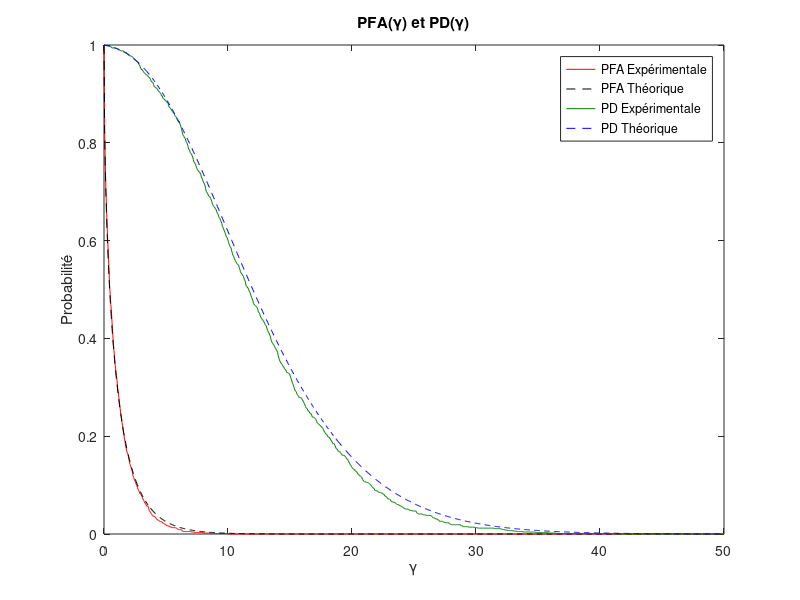
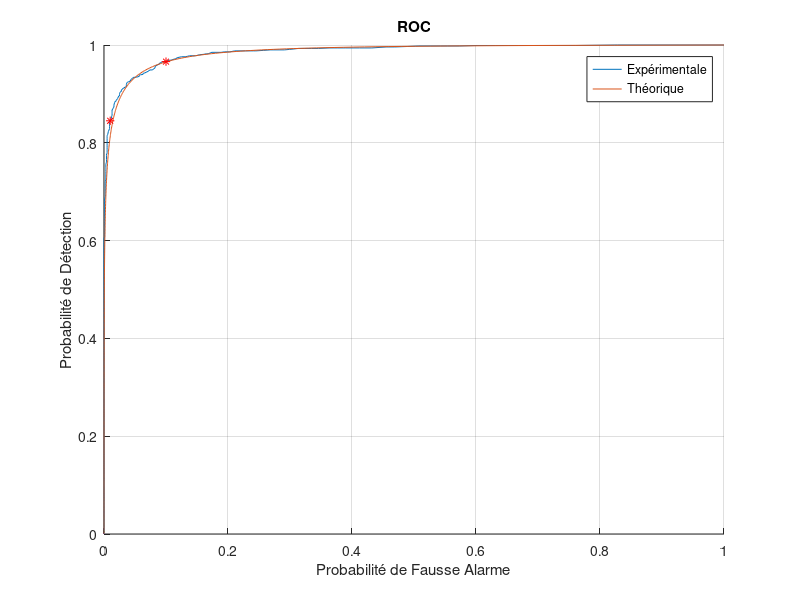

The MATLAB source for these figures, in order: (Note: this script raises an error after producing the figures.)
clear all
close all
clc
% Expressions are
% A_hat = mean(x)
% sigma0^2_hat = mean(x^2)
% sigma1^2_hat = mean((x-A_hat)^2)
% lambda = N*A^2/sigma^2
% E(x) = nu + lambda
% var(x) = 2nu + 4lambda

% Generation 
s = 2; %variance
nbp = 150; %N
A = 0.4; %magnitude A
lambda = nbp*A^2/s;
nu = 1;
Kmax = 1000;
PFA = zeros(1,Kmax); %probability of False alarm
PD = zeros(1,Kmax); %probability of detection
miteration = 1000; %iterations
PFA1 = 0.1; PFA2 = 0.01;

for m=1:miteration
    x0 = randn(1,nbp)*sqrt(s); %generation of hypothesis H0
    sigma0_squared_hat = mean(x0.^2);
    sigma1_squared_hat = mean((x0-mean(x0)).^2);
    T0 = nbp*log(sigma0_squared_hat/sigma1_squared_hat); %computation of the statistics under H0
    x1 = A + randn(1,nbp)*sqrt(s); %generation of hypothesis H1
    sigma0_squared_hat = mean(x1.^2);
    sigma1_squared_hat = mean((x1-mean(x1)).^2);
    T1 = nbp*log(sigma0_squared_hat/sigma1_squared_hat); %computation of the statistics under H1
    T00(m) = T0;
    T11(m) = T1;
    l = 0; %threshold
    step = 0.05; %to optimize if necessary
    for k=1:Kmax
        seuil(k) = l;
        if T0>l PFA(k) = PFA(k)+1;end
        if T1>l PD(k) = PD(k)+1;end
        l = l+step;
    end
end
PFA = PFA/miteration;
PFA_theorique = 1-chi2cdf(seuil,nu);
PD_theorique = 1-ncx2cdf(seuil,nu,lambda);
PD = PD/miteration;
figure
plot(seuil, PFA, 'Color', 'r')
hold on
plot(seuil, PFA_theorique, '--', 'Color', 'k')
plot(seuil, PD, 'Color', [0 0.5 0])
plot(seuil, PD_theorique, '--', 'Color', 'b')
legend('PFA Expérimentale', 'PFA Théorique', 'PD Expérimentale', 'PD Théorique')
xlabel('\gamma')
ylabel('Probabilité')
title('PFA(\gamma) et PD(\gamma)')

figure
axis([0,1.,0,1.])
hold on
plot(PFA,PD)
plot(PFA_theorique, PD_theorique)
grid on
xlabel('Probabilité de Fausse Alarme');
ylabel('Probabilité de Détection');
plot(PFA1,PD(find(PFA==PFA1+min(abs(PFA-PFA1)) | PFA==PFA1-min(abs(PFA-PFA1)),1)),'r*');
plot(PFA2,PD(find(PFA==PFA2+min(abs(PFA-PFA2)) | PFA==PFA2-min(abs(PFA-PFA2)),1)),'r*');
title('ROC')
legend('Expérimentale', 'Théorique')

figure
histogram(T00,50,"Normalization","pdf")
mean_h0 = mean(T00);
var_h0 = var(T00);
hold on
xspan = 0.05:1e-3:max(T00);
plot(xspan,chi2pdf(xspan,nu))
legend("Histogramme", "Courbe théorique")
title("Statistique T(x) sous H_0")

figure
histogram(T11,50,"Normalization","pdf")
mean_h1 = mean(T11);
var_h1 = var(T11);
hold on
xspan = 0.08:1e-3:max(T11);
plot(xspan,ncx2pdf(xspan,nu,lambda))
legend("Histogramme", "Courbe théorique")
title("Statistique T(x) sous H_1")

% Signal processing
sigma_1_rep = []; sigma_0_rep = []; A_rep = [];
load('Ainconnu.mat','x1');
gamma = chi2inv(1-PFA2,mean_h0);
for n=1:length(x1)-nbp
    A_hat = mean(x1(n:n+nbp));
    sigma0_squared_hat = mean(x1(n:n+nbp).^2);
    sigma1_squared_hat = mean((x1(n:n+nbp)-A_hat).^2);
    T(n) = nbp*log(sigma0_squared_hat/sigma1_squared_hat);
    if(T(n)>gamma)
        H(n) = 1;
        sigma_0_rep = [sigma_0_rep sigma0_squared_hat];
        sigma_1_rep = [sigma_1_rep sigma1_squared_hat];
        A_rep = [A_rep A_hat];
    else
        H(n) = 0;
    end
end    
    
figure()
subplot(3,1,1);
plot(x1)
title('Signal avec A inconnu')
subplot(3,1,2);
plot(T)
hold on
yline(gamma)
title('Statistiques du signal avec A inconnu')
subplot(3,1,3);
plot(H, 'b', 'LineWidth', 2)
title('Détection avec PFA='+string(PFA2))
